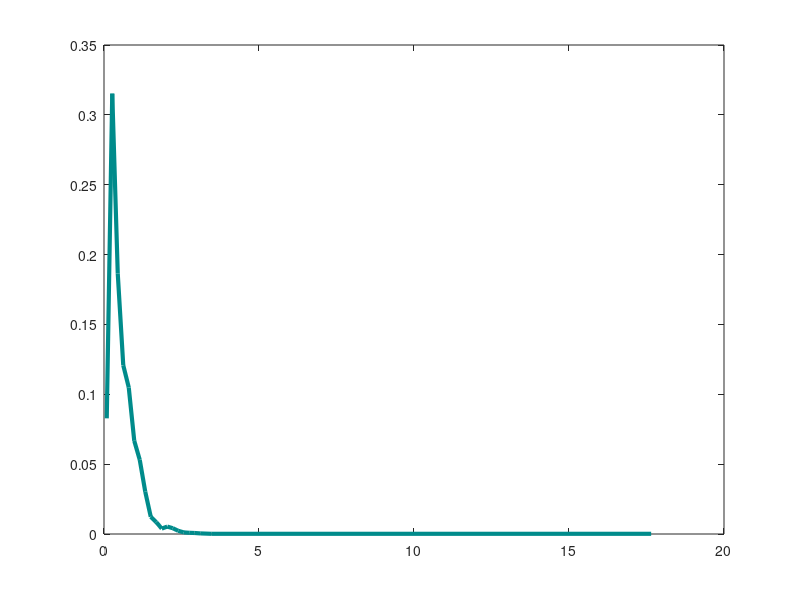

Reproduce this figure in MATLAB. (Note: this script raises an error after producing the figure.)
%%%%%%%%%%%%%%%%%%%%%%%%%% total pin length
% x=importdata('pinlengthdistx.mat');
% y=importdata('pinlengthdisty.mat');
% 
% plot(x,y,'LineWidth',3,'Color',[0 139/255, 139/255]);
% 
% legend('BeatPIN total length',28,'FontName','Times New Roman');
% xlabel('Time (s)','fontsize',28,'FontName','Times New Roman');
% ylabel('Probability','fontsize',28,'FontName','Times New Roman');
% set(gca,'fontsize',28,'FontName','Times New Roman');
% set(gcf,'position',[100 10 800 450]);
% grid on;

%%%%%%%%%%%%%%%%%%%%%%%%%% tau_s
x=importdata('tausx.mat');
y=importdata('tausy.mat');
x=2.*x;
plot(x,y,'LineWidth',3,'Color',[0 139/255, 139/255]);

legend('\tau_s',28,'FontName','Times New Roman');
xlabel('Time (s)','fontsize',28,'FontName','Times New Roman');
ylabel('Probability','fontsize',28,'FontName','Times New Roman');
set(gca,'fontsize',28,'FontName','Times New Roman');
set(gcf,'position',[100 10 800 450]);
set(gca,'XLim',[0 3]);
grid on;

% %%%%%%%%%%%%%%%%%%%%%%%%%% tau_b
% x=importdata('taubx.mat');
% x=10.*x;
% x(1)=2*x(1);
% y=importdata('tauby.mat');
% y=2.*y;
% 
% plot(x,y,'LineWidth',3,'Color',[0 139/255, 139/255]);
% 
% legend('\tau_b',28,'FontName','Times New Roman');
% xlabel('Time (s)','fontsize',28,'FontName','Times New Roman');
% ylabel('Probability','fontsize',28,'FontName','Times New Roman');
% set(gca,'fontsize',28,'FontName','Times New Roman');
% set(gcf,'position',[100 10 800 450]);
% set(gca,'XLim',[0 3]);
% grid on;